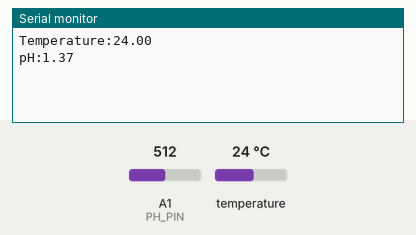
This program was run on a simulated Arduino Uno, built with avr-gcc and run on an emulated ATmega328P. Parts: the last lines printed to the serial monitor. Inputs (shaded band) come from the test bench; at power-on: temperature 24 °C, A1 (PH_PIN) = 512.

Above: at 1.2 s.
1.3 s: temperature set to 12 °C
At 2.6 s:
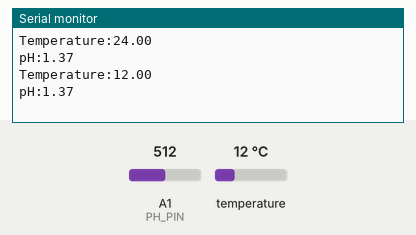
2.8 s: A1 (PH_PIN) set to 716
At 3.5 s:
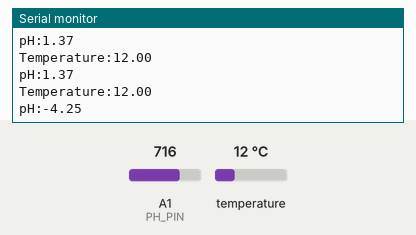
4.3 s: temperature set to 19 °C
At 5.6 s:
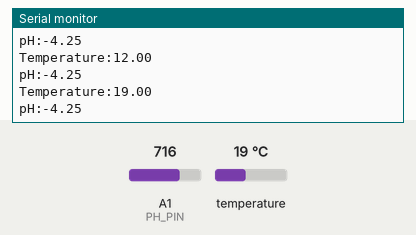
5.8 s: A1 (PH_PIN) set to 900
At 6.8 s:
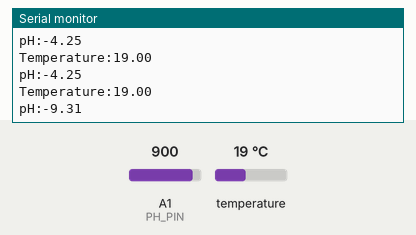
Timing chart, 0 to 8.3 s (numbered marks = the images above; inputs shaded):
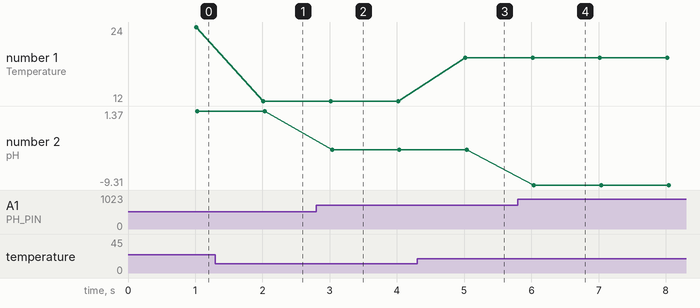

The program:

main.cpp
```cpp
// (licence header left out)
#include "DFRobot_PH.h"
#include <EEPROM.h>
#include <OneWire.h>
#include <DS18B20.h>

#define PH_PIN A1
#define ONE_WIRE_BUS 12
float  voltagePH,voltageEC,phValue,ecValue,temperature = 25;
DFRobot_PH ph;
OneWire oneWire(ONE_WIRE_BUS);
DS18B20 sensor(&oneWire);

bool readSerial(char result[]);
bool calibration_flag = false;
float readTemperature();

void setup()
{
    Serial.begin(9600);
    ph.begin();

    sensor.begin();
    sensor.setResolution(12);
}

void loop()
{
    char cmd[10];
    static unsigned long timepoint = millis();
    if(millis()-timepoint>1000U){                            //time interval: 1s
        timepoint = millis();
        temperature = readTemperature();                   // read your temperature sensor to execute temperature compensation
        voltagePH = analogRead(PH_PIN)/1024.0*5000;          // read the ph voltage
        phValue    = ph.readPH(voltagePH,temperature);       // convert voltage to pH with temperature compensation
        Serial.print("pH:");
        Serial.println(phValue,2);
    }
    if(readSerial(cmd)){
        strupr(cmd);
        if(strstr(cmd,"PH")){
            ph.calibration(voltagePH,temperature,cmd);       //PH calibration process by Serail CMD
        }
    }
}

int i = 0;
bool readSerial(char result[]){
    while(Serial.available() > 0){
        char inChar = Serial.read();
        if(inChar == '\n'){
             result[i] = '\0';
             Serial.flush();
             i=0;
             return true;
        }
        if(inChar != '\r'){
             result[i] = inChar;
             i++;
        }
        delay(1);
    }
    return false;
}

float readTemperature()
{
    sensor.requestTemperatures();
    while (!sensor.isConversionComplete());
    float ret = sensor.getTempC();
    Serial.print("Temperature:");
    Serial.println(ret,2);
    return ret;

}
```

Measured:
- after the input at 1.3 s, the serial monitor: prints a new line after 0.71 s (image 1)
- after the input at 2.8 s, the serial monitor: prints a new line after 0.23 s (image 2)
- after the input at 4.3 s, the serial monitor: prints a new line after 0.72 s (image 3)
- after the input at 5.8 s, the serial monitor: prints a new line after 0.24 s (image 4)
- plotted number 1: 24 → 12 after the input at 1.3 s, 12 → 19 after the input at 4.3 s
- plotted number 2: 1.37 → -4.25 after the input at 2.8 s, -4.25 → -9.31 after the input at 5.8 s
